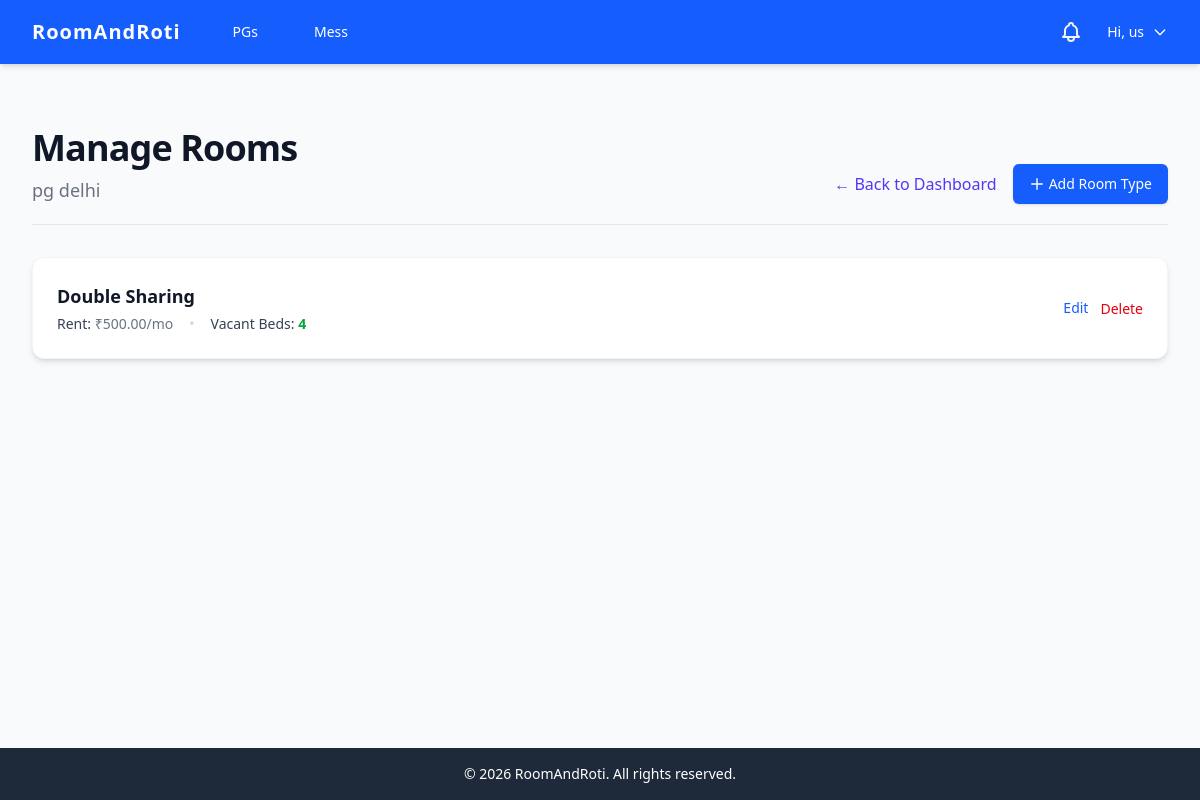
The page /pgs/31/rooms/ (signed in) on the database its author committed.
### users/models.py (models this page shows, shortened)
class CustomUser(AbstractUser):
    ROLE_CHOICES = (
        ("student", "Student"),
        ("owner", "Owner"),
        ("admin", "Admin"),
    )
    role = models.CharField(max_length=10, choices=ROLE_CHOICES, default="student")
    email = models.EmailField(unique=True)

### housing/models.py (models this page shows, shortened)
class PG(models.Model):
    owner = models.ForeignKey(
        User,
        on_delete=models.CASCADE,
        limit_choices_to={"role": "owner"},
        related_name="pgs",
    )
    name = models.CharField(max_length=200)
    address = models.TextField()
    contact_number = models.CharField(max_length=20)
    gender_restriction = models.CharField(
        max_length=20,
        choices=(("boys", "Boys only"), ("girls", "Girls only"), ("any", "Anyone")),
        default="any",
        db_index=True,
    )
    food_included = models.BooleanField(default=False, db_index=True)
    has_wifi = models.BooleanField(default=False)
    has_ac = models.BooleanField(default=False)
    attached_bathroom = models.BooleanField(default=False)
    starting_price = models.DecimalField(max_digits=8, decimal_places=2, db_index=True)
    image = models.ImageField(upload_to="pg_images/", blank=True, null=True)
    latitude = models.FloatField(null=True, blank=True)
    longitude = models.FloatField(null=True, blank=True)
    created_at = models.DateTimeField(auto_now_add=True)

class Room(models.Model):
    pg = models.ForeignKey(PG, on_delete=models.CASCADE, related_name="rooms")
    occupancy = models.IntegerField(
        choices=((1, "Single"), (2, "Double"), (3, "Triple"), (4, "Quad")), default=2
    )
    rent_per_month = models.DecimalField(max_digits=8, decimal_places=2)
    vacant_beds = models.IntegerField(default=2)

### housing/views.py (the view)
# urls.py: path("<int:pg_id>/rooms/", views.manage_rooms, name="manage_rooms"), # Shows all rooms inside a specific PG
@login_required
def manage_rooms(request, pg_id):
    if request.user.role != "owner":
        messages.error(request, "Only owners can manage rooms.")
        return redirect("home")
    pg = get_object_or_404(PG, pk=pg_id)
    if pg.owner != request.user:
        messages.error(request, "You do not own this PG.")
        return redirect("owner_dashboard")
    rooms = pg.rooms.all().order_by("occupancy")
    return render(request, "housing/manage_rooms.html", {"pg": pg, "rooms": rooms})

### users/context_processors.py (called while the page is built)
def unread_notifications(request):
    if request.user.is_authenticated:
        count = Notification.objects.filter(user=request.user, is_read=False).count()
        return {"unread_notifications_count": count}
    return {"unread_notifications_count": 0}

### housing/templates/housing/manage_rooms.html (shortened to what this page needs)
{% extends 'base.html' %}
{% block content %}
<div class="max-w-7xl mx-auto py-8">
    <div class="mb-8 flex flex-col md:flex-row md:justify-between md:items-end border-b border-gray-200 pb-5">
        <div>
            <h1 class="text-4xl font-extrabold text-gray-900 tracking-tight">Manage Rooms</h1>
            <p class="text-gray-500 mt-2 text-lg">{{ pg.name }}</p>
        </div>
        <div class="mt-4 md:mt-0 flex gap-4">
            <a href="{% url 'owner_dashboard' %}" class="text-indigo-600 hover:text-indigo-800 font-medium py-2">
                &larr; Back to Dashboard
            </a>
            <a href="{% url 'add_room' pg.id %}" class="inline-flex items-center text-sm bg-blue-600 text-white px-4 py-2 rounded-md font-medium shadow-sm hover:bg-blue-700 transition-colors">
                <svg class="w-4 h-4 mr-1" fill="none" stroke="currentColor" viewBox="0 0 24 24">
                    <path stroke-linecap="round" stroke-linejoin="round" stroke-width="2" d="M12 4v16m8-8H4"></path>
                </svg>
                Add Room Type
            </a>
        </div>
    </div>
    {% if rooms %}
    <div class="bg-white rounded-xl shadow-md border border-gray-100 overflow-hidden">
        <ul class="divide-y divide-gray-200">
            {% for room in rooms %}
            <li class="p-6 hover:bg-gray-50 transition-colors">
                <div class="flex items-center justify-between">
                    <div>
                        <h3 class="text-lg font-bold text-gray-900">{{ room.get_occupancy_display }} Sharing</h3>
                        <div class="text-sm text-gray-500 mt-1 flex flex-col sm:flex-row sm:items-center gap-1 sm:gap-4">
                            <span><span class="font-medium text-gray-700">Rent:</span> ₹{{ room.rent_per_month }}/mo</span>
                            <span class="hidden sm:inline text-gray-300">•</span>
                            <span>
                                <span class="font-medium text-gray-700">Vacant Beds:</span>
                                <span class="{% if room.vacant_beds > 0 %}text-green-600 font-semibold{% else %}text-red-600{% endif %}">
                                    {{ room.vacant_beds }}
                                </span>
                            </span>
                        </div>
                    </div>
                    <div class="flex items-center gap-3">
                        <a href="{% url 'edit_room' room.id %}" class="text-blue-600 hover:text-blue-900 text-sm font-medium">Edit</a>
                        <form method="POST" action="{% url 'delete_room' room.id %}" class="inline" onsubmit="return confirm('Are you sure you want to delete this room type?');">
                            <button type="submit" class="text-red-600 hover:text-red-900 text-sm font-medium">Delete</button>
                        </form>
                    </div>
                </div>
            </li>
            {% endfor %}
        </ul>
    </div>
    {% endif %}
</div>
{% endblock %}

### templates/base.html (shortened to what this page needs)
<!DOCTYPE html>
{% load static %}
<html lang="en">
<head>
    <link rel="stylesheet" href="{% static 'css/output.css' %}">
    <link rel="stylesheet" href="https://cdnjs.cloudflare.com/ajax/libs/font-awesome/6.5.1/css/all.min.css">
</head>
<body class="bg-gray-50 text-gray-800 font-sans min-h-screen flex flex-col">
    <nav class="bg-blue-600 text-white shadow-md">
        <div class="max-w-7xl mx-auto px-4 sm:px-6 lg:px-8">
            <div class="flex justify-between h-16">
                <div class="flex items-center">
                    <a href="/" class="text-xl font-bold tracking-wider">RoomAndRoti</a>
                    <div class="hidden md:flex ml-10 space-x-8">
                        <a href="{% url 'pg_list' %}"
                            class="hover:text-blue-200 px-3 py-2 rounded-md text-sm font-medium">PGs</a>
                        <a href="{% url 'mess_list' %}"
                            class="hover:text-blue-200 px-3 py-2 rounded-md text-sm font-medium">Mess</a>
                    </div>
                </div>
                <div class="flex items-center space-x-4">
                    {% if user.is_authenticated %}
                    <a href="{% url 'notifications' %}" class="relative p-2 text-gray-100 hover:text-white transition-colors">
                    </a>
                    <div class="relative group h-full flex items-center">
                        <button
                            class="flex items-center space-x-2 text-sm font-medium hover:text-blue-200 focus:outline-none py-2">
                            <span>Hi, {{ user.username }}</span>
                            <svg class="w-4 h-4" fill="none" stroke="currentColor" viewBox="0 0 24 24"
                                xmlns="http://www.w3.org/2000/svg">
                                <path stroke-linecap="round" stroke-linejoin="round" stroke-width="2"
                                    d="M19 9l-7 7-7-7"></path>
                            </svg>
                        </button>
                    </div>
                    {% else %}
                    <a href="{% url 'login' %}"
                        class="hover:text-blue-200 px-3 py-2 rounded-md text-sm font-medium">Login</a>
                    <a href="{% url 'register' %}"
                        class="bg-white text-blue-600 hover:bg-gray-100 px-4 py-2 rounded-md text-sm font-bold">Sign
                        Up</a>
                    {% endif %}
                </div>
            </div>
        </div>
    </nav>
    <main class="flex-grow max-w-7xl w-full mx-auto px-4 sm:px-6 lg:px-8 py-8">
        {% block content %}
        {% endblock %}
    </main>
    <footer class="bg-gray-800 text-white text-center py-4 mt-auto">
        <p class="text-sm">&copy; 2026 RoomAndRoti. All rights reserved.</p>
    </footer>
</body>
</html>

### rows shown on the page
CustomUser: username "us"
PG: name "pg delhi"
Room: occupancy "Double", rent_per_month "500.00", vacant_beds "4"
